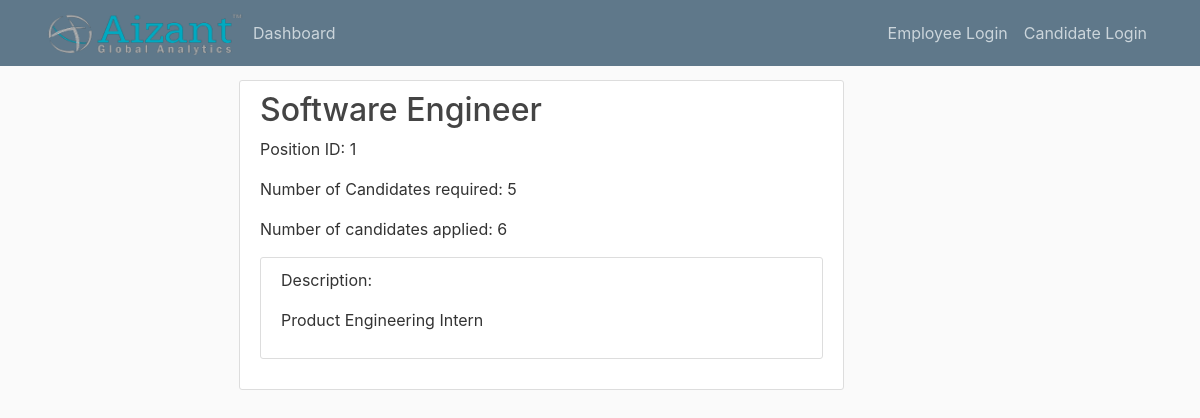
The page /position/1 on the database its author committed.
### app/models.py (models this page shows, shortened)
class Position(db.Model):
    id = db.Column(db.Integer, primary_key=True)
    title = db.Column(db.String)
    description = db.Column(db.String(500))
    required_number = db.Column(db.Integer)
    number_applied = db.Column(db.Integer)
    applications = db.relationship('Application', backref='application')

### app/routes.py (the view)
@app.route('/position/<position_id>')
def view_position(position_id):
    position = Position.query.filter_by(id=position_id).first()
    return render_template('view_position.html', position=position)

### app/templates/view_position.html (shortened to what this page needs)
{% extends 'layout.html' %}
{% block content %}
    <div class="content-section">
        <h2>{{ position.title }}</h2>
        <p>Position ID: {{ position.id }}</p>
        <p>Number of Candidates required: {{ position.required_number }}</p>
        <p>Number of candidates applied: {{ position.number_applied }}</p>
        <div class="content-section">
            <p>Description: </p>
            <p>{{ position.description }}</p>
        </div>
    </div>
{% endblock %}

### app/static/main.css (style rules this page uses)
body { background: #fafafa; color: #333333; margin-top: 5rem; }
h1, h2, h3, h4, h5, h6 { color: #444444; }
.content-section { background: #ffffff; padding: 10px 20px; border: 1px solid #dddddd; border-radius: 3px; margin-bottom: 20px; }

### rows shown on the page
Position: title "Software Engineer", id "1", required_number "5", number_applied "6", description "Product Engineering Intern"
